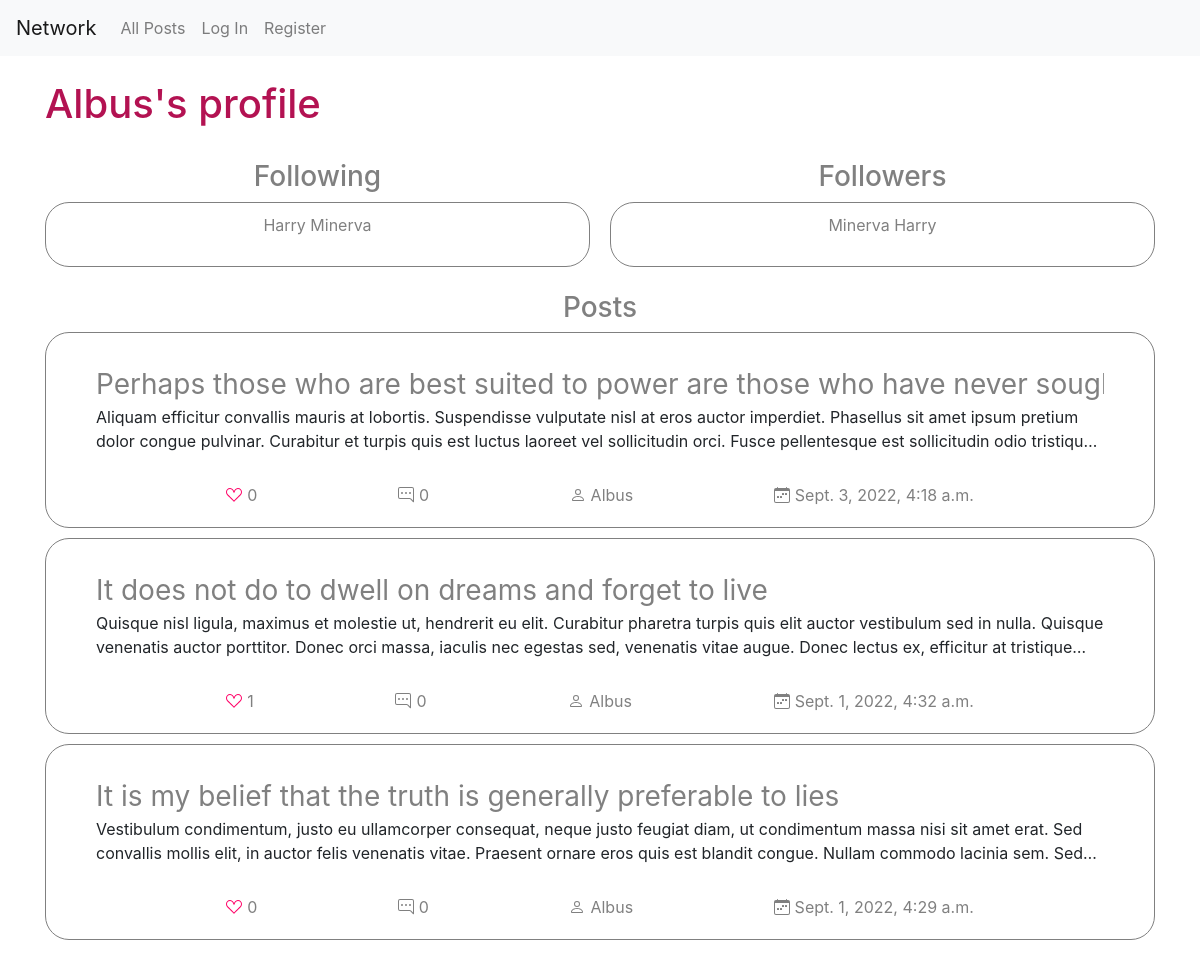
The app's page /users/7 with its own data.
### network/models.py (models this page shows, shortened)
class User(AbstractUser):
    about = models.TextField(max_length=160, blank=True)
    photo = models.URLField(max_length=2048, blank=True)

class Post(models.Model):
    author = models.ForeignKey(User, on_delete=models.CASCADE, related_name="posts")
    content = models.TextField(max_length=280)
    likes = models.ManyToManyField(User, blank=True)
    timestamp = models.DateTimeField(auto_now_add=True)
    title = models.CharField(max_length=80)

### network/views.py (the view)
# urls.py: path("users/<str:id>", views.profile, name="user")
def profile(request, id):
    user = request.user if id == request.user.id else User.objects.filter(id=id).first()
    following, status = FollowingList.objects.get_or_create(user=user)
    return render(request, "network/user.html", {"followers": [user.user for user in FollowingList.objects.filter(followees__in=[user])], "following": following.followees.all(), "page_obj": util.get_paginator(request, Post.objects.filter(author=user).order_by('-timestamp')), "user_to_show": user})

### network/util.py (called while the page is built)
def get_paginator(request, posts):
    paginator = Paginator(posts, 10)
    return paginator.get_page(request.GET.get('page'))

### network/templates/network/user.html (shortened to what this page needs)
{% extends "network/layout.html" %}
{% load static %}
{% block body %}
    <div class="container">
        <div class="header">
            {% if user != user_to_show or not user.is_authenticated %}
                <h1>{{ user_to_show.username }}'s profile</h1>
            {% else %}
                <h1>Your profile</h1>
            {% endif %}
        </div>
        <div class="follow-block">
            <div class="follow-headers">
                <h3>Following</h3>
                <div class="following">
                    {% for usr in following %}
                        {% if user.is_authenticated and user != usr or not user.is_authenticated %}
                            <a class="followee" href="{% url 'user' usr.id %}">{{ usr }}</a>
                        {% else %}
                            <a class="followee-you" href="{% url 'user' usr.id %}">You</a>
                        {% endif %}
                    {% empty %}
                        {{ user_to_show }} is not following anyone yet.
                    {% endfor %}
                </div>
            </div>
            <div class="follow-headers">
                <h3>Followers</h3>
                <div class="followers">
                    {% for follower in followers %}
                        {% if user.is_authenticated and user != follower or not user.is_authenticated %}
                            <a class="follower" href="{% url 'user' follower.id %}">{{ follower }}</a>
                        {% else %}
                            <a class="follower-you" href="{% url 'user' follower.id %}">You</a>
                        {% endif %}
                    {% empty %}
                        <div class="no-followers">{{ user_to_show }} has no followers yet.</div>
                    {% endfor %}
                </div>
            </div>
        </div>
        <h3 class="posts-title">Posts</h3>
        {% include "network/posts-widget.html" %}
    </div>
{% endblock %}

### network/templates/network/posts-widget.html (shortened to what this page needs)
<div class="posts">
    {% for post in page_obj %}
    <div class="post">
        <div class="post-content">
            <div class="post-title-min-div"><a href="{% url 'post' post.id %}" class="post-title-min">{{ post.title }}</a></div>
            <p class="content-paragraph">{{ post.content }}</p>
        </div>
        <div class="post-bottom">
            <div class="likes">
                <div class="count">{{ post.likes.all|length }}</div>
            </div>
            <div class="comments">
                {{ post.comments.all|length }}
            </div>
            <div class="author">
                {% if post.author == user %}
                    <a href="{% url 'user' post.author.id %}">you</a>
                {% else %}
                    <a href="{% url 'user' post.author.id %}">{{ post.author.username }}</a>
                {% endif %}
            </div>
            <div class="date">
                {{ post.timestamp }}
            </div>
        </div>
    </div>
{% empty %}
    <h3>No posts yet.</h3>
{% endfor %}
</div>

### network/static/network/styles.css (style rules this page uses)
a, a:visited, h3 { color: gray; }
a:hover, .page-link:hover, .like, .like-inactive { color: rgb(255,0,102); }
h1 { color: rgb(179,18,82); }
.author, .buttons, .comments, .date, .like, .likes, .header { align-items: center; color: gray; display: flex; }
.buttons, .follow-block { gap: 20px; }
.commentaries, .follow-block, .header, .post, .commentary { display: flex; flex-wrap: wrap; }
.comment-form, .follow-block { margin-bottom: 1.5rem; }
.calendar, .comment, .like, .like-inactive, .person { margin-right: 5px; }
.container { height: 100vh; }
.content-paragraph { display: -webkit-box; overflow: hidden; text-overflow: ellipsis; -webkit-line-clamp: 2; -webkit-box-orient: vertical; }
.followers, .following { border: .5px solid gray; border-radius: 1.5rem; height: 65px; overflow: scroll; padding: 10px; }
.follow-headers { width: calc(50% - 10px); }
.header, .post-bottom { justify-content: space-between; }
.line, .header { margin-bottom: 1.5rem; margin-top: 1.5rem; }
.post, .commentary { align-content: space-between; border: .5px solid gray; border-radius: 1.5rem; margin-bottom: 10px; padding: 20px; width: 100%; }
.post { padding-top: 0; }
.post-bottom { align-items: center; display: flex; margin: auto; min-width: 70%; }
.post-content { max-height: 150px; padding: 30px; }
.posts { padding-bottom: 1.5rem; }
.posts-title, .follow-headers { text-align: center; }
.post-content, .post-title, .subtitle, .inputs input, textarea, .commentary-header, .comment-form { width: 100%; }
.post-title-min-div { overflow: hidden; white-space: nowrap; }
.post-title-min { font-size: 1.75rem; }

### records on screen
User: username "Albus"
User: username "Harry"
User: username "Minerva"
Post: title "Perhaps those who are best suited to power are those who have never…", content "Aliquam efficitur convallis mauris at lobortis. Suspendisse vulputate nisl at eros auctor imperdiet. Phasellus sit amet ipsum pretium dolor congue pulvinar. Curabitur et turpis quis est luctus laoreet vel sollicitudin orci. Fusce pellentesque est sollicitudin odio…", likes.all|length "0", comments.all|length "0", author.username "Albus", timestamp "Sept. 3, 2022, 4:18 a.m."
Post: title "It does not do to dwell on dreams and forget to live", content "Quisque nisl ligula, maximus et molestie ut, hendrerit eu elit. Curabitur pharetra turpis quis elit auctor vestibulum sed in nulla. Quisque venenatis auctor porttitor. Donec orci massa, iaculis nec egestas sed, venenatis vitae augue. Donec lectus ex, efficitur at…", likes.all|length "1", comments.all|length "0", author.username "Albus", timestamp "Sept. 1, 2022, 4:32 a.m."
Post: title "It is my belief that the truth is generally preferable to lies", content "Vestibulum condimentum, justo eu ullamcorper consequat, neque justo feugiat diam, ut condimentum massa nisi sit amet erat. Sed convallis mollis elit, in auctor felis venenatis vitae. Praesent ornare eros quis est blandit congue. Nullam commodo lacinia sem.…", likes.all|length "0", comments.all|length "0", author.username "Albus", timestamp "Sept. 1, 2022, 4:29 a.m."
